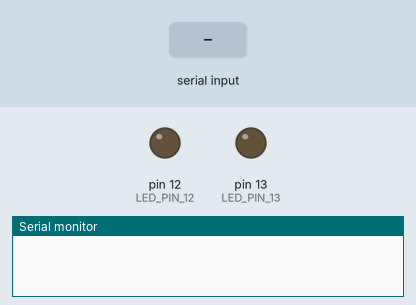
A sketch run on a simulated Arduino Uno, built with avr-gcc and run on an emulated ATmega328P. Shown: output pins drawn as LEDs (lit = HIGH), the last lines printed to the serial monitor. Dashed ring = blinking. Inputs (shaded band) come from the test bench.

Above: at 1.2 s.
1.3 s: "5" received over Serial
At 1.4 s:
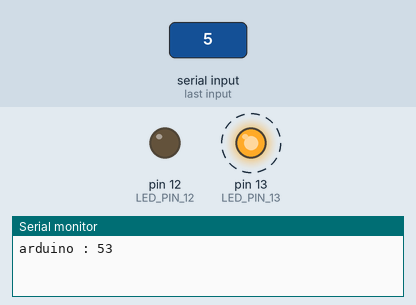
4.3 s: "3" received over Serial
At 5.2 s:
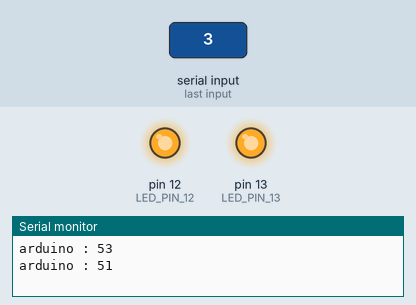
5.9 s: "1" received over Serial
At 7.0 s:
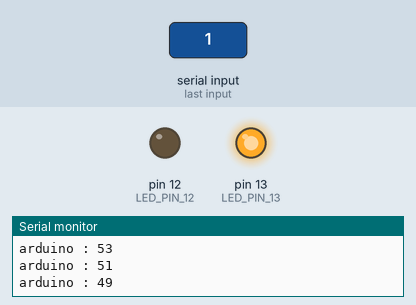
7.4 s: "2" received over Serial
At 7.9 s:
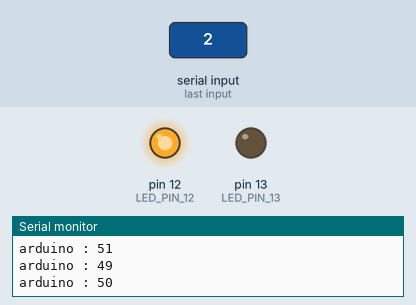
Timing chart, 0 to 9.9 s (numbered marks = the images above; inputs shaded):
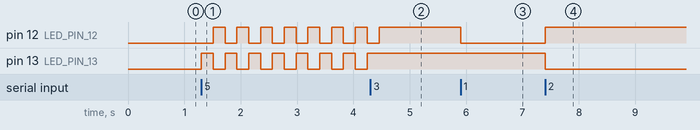

The sketch:

Serial_Control_LED2.ino
```cpp
//輸入 1 13開 12關
//    2 13關 12開
//    3 全開
//    4 全關
//    5 交替閃爍 (200ms)
const int LED_PIN_13 = 13;
const int LED_PIN_12 = 12;
int n = 0;
void setup() {
  Serial.begin(9600);
  pinMode(LED_PIN_13,OUTPUT);
  pinMode(LED_PIN_12,OUTPUT);
}

void loop() {
  if(Serial.available()>0){
    n = Serial.read();
    Serial.print("arduino : ");
    Serial.println(n);
  }
  runLED();
  delay(10);
}

  void runLED(){
    switch (n) {
      case 49:
       digitalWrite(LED_PIN_13 , HIGH);
       digitalWrite(LED_PIN_12 , LOW);
        break;
      case 50:
       digitalWrite(LED_PIN_13 , LOW);
       digitalWrite(LED_PIN_12 , HIGH);
        break;
      case 51:
       digitalWrite(LED_PIN_13 , HIGH);
       digitalWrite(LED_PIN_12 , HIGH);
        break;
      case 52:
       digitalWrite(LED_PIN_13 , LOW);
       digitalWrite(LED_PIN_12 , LOW);
      break;
      case 53:
        int value = !digitalRead(LED_PIN_13);
        digitalWrite(LED_PIN_13,value);
        digitalWrite(LED_PIN_12,!value);
        delay(200);
      break;
//          digitalWrite(LED_PIN_13 , LOW);
//          digitalWrite(LED_PIN_12 , HIGH);
//          delay(200);
//          digitalWrite(LED_PIN_13 , HIGH);
//          digitalWrite(LED_PIN_12 , LOW);
//          delay(200);
    }

}
```

Measured:
- after the input at 1.3 s, pin 12 (LED_PIN_12): alternates HIGH for 0.21 s and LOW for 0.21 s, starting after 0.21 s; pin 13 (LED_PIN_13): alternates HIGH for 0.21 s and LOW for 0.21 s, starting at once
- after the input at 4.3 s, pin 12 (LED_PIN_12): goes on until 4.5 s, then stays HIGH; pin 13 (LED_PIN_13): stops changing and stays HIGH
- after the input at 5.9 s, pin 12 (LED_PIN_12): HIGH → LOW at once
- after the input at 7.4 s, pin 12 (LED_PIN_12): LOW → HIGH at once; pin 13 (LED_PIN_13): HIGH → LOW at once
